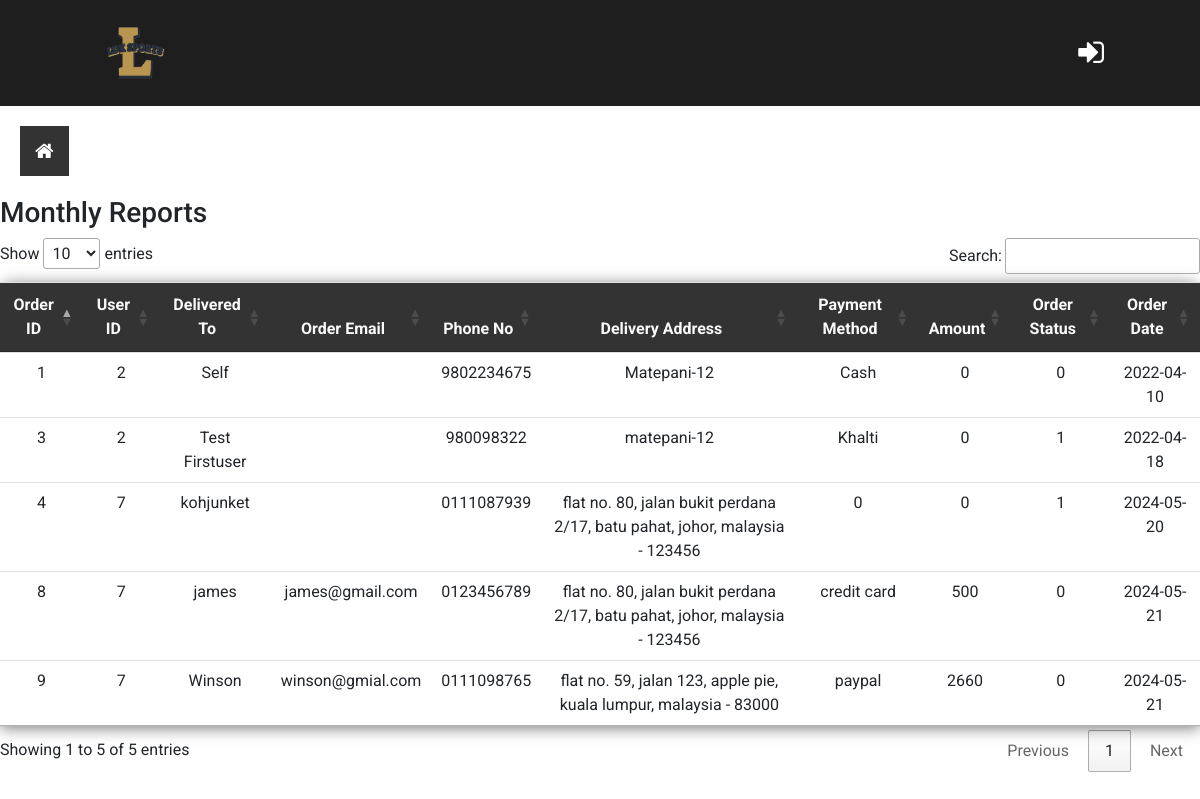
The app's page /adminView/viewReports.php with its own data.
### tables this page shows
CREATE TABLE `orders` (
  `order_id` int(11) NOT NULL,
  `user_id` int(11) NOT NULL,
  `delivered_to` varchar(150) NOT NULL,
  `order_email` varchar(255) NOT NULL,
  `phone_no` varchar(10) NOT NULL,
  `deliver_address` varchar(255) NOT NULL,
  `pay_method` varchar(50) NOT NULL,
  `amount` int(100) NOT NULL,
  `pay_status` int(11) NOT NULL,
  `order_status` int(11) NOT NULL DEFAULT 0,
  `order_date` date NOT NULL DEFAULT current_timestamp()
);

### adminView/viewReports.php (the view, shortened to what this page needs)
<!DOCTYPE html>
<html lang="en">
<head>
    <link rel="stylesheet" href="https://cdn.jsdelivr.net/npm/bootstrap@4.0.0/dist/css/bootstrap.min.css">
    <link rel="stylesheet" href="https://cdnjs.cloudflare.com/ajax/libs/font-awesome/4.7.0/css/font-awesome.min.css">
    <link rel="stylesheet" href="../assets/css/style.css">
    <link rel="stylesheet" href="https://cdn.datatables.net/1.11.3/css/jquery.dataTables.min.css">
</head>
<body>
    <?php
    include_once "../adminHeader.php";
    include_once "../sidebar.php";
    include_once "../config/dbconnect.php";
    ?>
    <div>
        <h3>Monthly Reports</h3>
        <table class="table" id="reportTable">
            <thead>
                <tr>
                    <th class="text-center">Order ID</th>
                    <th class="text-center">User ID</th>
                    <th class="text-center">Delivered To</th>
                    <th class="text-center">Order Email</th>
                    <th class="text-center">Phone No</th>
                    <th class="text-center">Delivery Address</th>
                    <th class="text-center">Payment Method</th>
                    <th class="text-center">Amount</th>
                    <th class="text-center">Order Status</th>
                    <th class="text-center">Order Date</th>
                </tr>
            </thead>
            <tbody>
                <?php
                    $sql = "SELECT order_id, user_id, delivered_to, order_email, phone_no, deliver_address, pay_method, amount, pay_status, order_status, order_date FROM orders";
                    $result = $conn->query($sql);
                    if ($result->num_rows > 0) {
                        while ($row = $result->fetch_assoc()) {
                            echo "<tr>";
                            echo "<td class='text-center'>{$row['order_id']}</td>";
                            echo "<td class='text-center'>{$row['user_id']}</td>";
                            echo "<td class='text-center'>{$row['delivered_to']}</td>";
                            echo "<td class='text-center'>{$row['order_email']}</td>";
                            echo "<td class='text-center'>{$row['phone_no']}</td>";
                            echo "<td class='text-center'>{$row['deliver_address']}</td>";
                            echo "<td class='text-center'>{$row['pay_method']}</td>";
                            echo "<td class='text-center'>{$row['amount']}</td>";
                            echo "<td class='text-center'>{$row['order_status']}</td>";
                            echo "<td class='text-center'>{$row['order_date']}</td>";
                            echo "</tr>";
                        }
                    } else {
                        echo "<tr><td colspan='12' class='text-center'>No reports found</td></tr>";
                    }
                ?>
            </tbody>
        </table>
    </div>
</body>
</html>

### adminHeader.php (shortened to what this page needs)
<nav class="navbar navbar-expand-lg navbar-light px-5" style="background-color: #1E1E1E;">
    <a class="navbar-brand ml-5" href="./index.php">
        <img src="./assets/images/logo.png" width="80" height="80" alt="LDK SPORT">
    </a>
    <div class="user-cart">
        <?php if (isset($_SESSION['user_id'])) { ?>
            <a href="" style="text-decoration:none;">
                <i class="fa fa-user mr-5" style="font-size:30px; color:#fff;" aria-hidden="true"></i>
            </a>
        <?php } else { ?>
            <a href="Logout.php" style="text-decoration:none;">
                <i class="fa fa-sign-in mr-5" style="font-size:30px; color:#fff;" aria-hidden="true"></i>
            </a>
        <?php } ?>
    </div>
</nav>

### sidebar.php (shortened to what this page needs)
<div id="main">
    <button class="openbtn" onclick="openNav()"><i class="fa fa-home"></i></button>
</div>

### assets/css/style.css (style rules this page uses)
* { margin: 0; padding: 0; font-family: 'Roboto', sans-serif; font-size: 16px; }
.openbtn { font-size: 20px; cursor: pointer; padding: 10px 15px; border: none; color: #fff; background-color: #333333; }
#main { transition: margin-left .5s; padding: 20px; }
table { width: 100%; border-collapse: collapse; border-spacing: 0; box-shadow: 0 2px 15px rgba(64, 64, 64, .7); border-radius: 12px 12px 0 0; margin-bottom: 50px; }
td, th { padding: 10px 16px; text-align: center; }
th { background-color: #333333; color: #fafafa; font-weight: bold; }
tr { width: 100%; background-color: #fafafa; }
tr:nth-child(even) { background-color: #eeeeee; }

### records on screen
orders: order_id "1", user "2", delivered_to "Self", phone_no "9802234675", deliver_address "Matepani-12", pay_method "Cash", amount "0", order_status "0", order_date "2022-04-10"
orders: order_id "3", user "2", delivered_to "Test Firstuser", phone_no "980098322", deliver_address "matepani-12", pay_method "Khalti", amount "0", order_status "1", order_date "2022-04-18"
orders: order_id "4", user "7", delivered_to "kohjunket", phone_no "0111087939", deliver_address "flat no. 80, jalan bukit perdana 2/17, batu pahat, johor, malaysia - 123456", pay_method "0", amount "0", order_status "1", order_date "2024-05-20"
orders: order_id "8", user "7", delivered_to "james", order_email "james@gmail.com", phone_no "0123456789", deliver_address "flat no. 80, jalan bukit perdana 2/17, batu pahat, johor, malaysia - 123456", pay_method "credit card", amount "500", order_status "0", order_date "2024-05-21"
orders: order_id "9", user "7", delivered_to "Winson", order_email "winson@gmial.com", phone_no "0111098765", deliver_address "flat no. 59, jalan 123, apple pie, kuala lumpur, malaysia - 83000", pay_method "paypal", amount "2660", order_status "0", order_date "2024-05-21"
